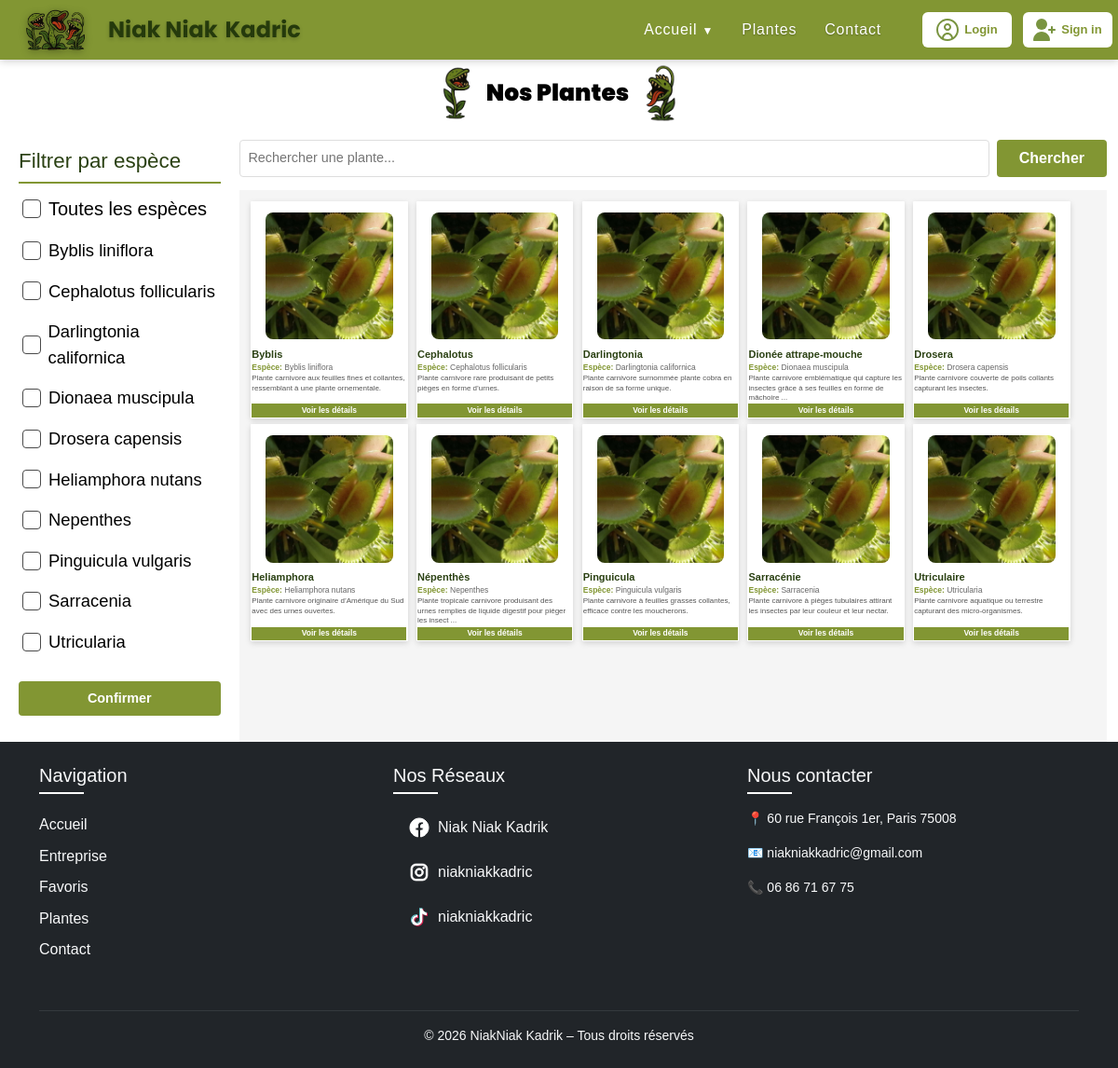
Page /index.php?controleur=plante&action=plantes on the committed database.
### tables this page shows
CREATE TABLE `plante` (
  `id` int(11) NOT NULL,
  `nom` varchar(150) NOT NULL,
  `espece` varchar(150) NOT NULL,
  `description` text,
  `methode` text,
  `image` varchar(255) DEFAULT NULL
);

CREATE TABLE `reseaux` (
  `id` int(50) NOT NULL,
  `nom` varchar(50) NOT NULL,
  `url` varchar(50) NOT NULL
);

CREATE TABLE `entreprise` (
  `id` int(11) NOT NULL,
  `tel` varchar(20) DEFAULT NULL,
  `email` varchar(150) DEFAULT NULL,
  `logo` varchar(255) DEFAULT NULL,
  `adresse` varchar(50) NOT NULL,
  `ville` varchar(50) NOT NULL,
  `postal` int(50) NOT NULL
);

### models/Database.php (called while the page is built, shortened)
<?php
class Database {
    private static $instance = null;
    private $pdo;
    private function __construct() {
        try {
            $dsn = "mysql:host=" . self::DB_HOST . ";dbname=" . self::DB_NAME . ";charset=" . self::DB_CHARSET;
            $this->pdo = new PDO($dsn, self::DB_USER, self::DB_PASS, [
                PDO::ATTR_ERRMODE => PDO::ERRMODE_EXCEPTION,
                PDO::ATTR_DEFAULT_FETCH_MODE => PDO::FETCH_ASSOC,
                PDO::ATTR_EMULATE_PREPARES => false
            ]);
        } catch (PDOException $e) {
            die("Erreur de connexion à la base de données : " . $e->getMessage());
        }
    }
    public static function getInstance() {
        if (self::$instance === null) {
            self::$instance = new self();
        }
        return self::$instance;
    }
    public function getConnection() {
        return $this->pdo;
    }
}
?>

### models/PlanteModel.php (called while the page is built, shortened)
<?php
require_once __DIR__ . '/Database.php';
class PlanteModel {
    private $db;
    public function __construct() {
        $this->db = Database::getInstance()->getConnection();
    }
    public function getAllPlantes() {
        try {
            $query = "SELECT * FROM plante ORDER BY nom ASC";
            $stmt = $this->db->prepare($query);
            $stmt->execute();
            return $stmt->fetchAll();
        } catch (PDOException $e) {
            error_log("Erreur lors de la récupération des plantes : " . $e->getMessage());
            return [];
        }
    }
}
?>

### views/plante/plantes.php (the view, shortened to what this page needs)
<!DOCTYPE html>
<html lang="en">
<head>
    <link rel="stylesheet" href="./public/css/style.css?v=<?php echo time(); ?>">
    <link rel="stylesheet" href="./public/css/plantes.css?v=<?php echo time(); ?>">
</head>
<body>
<?php include __DIR__ . '/../layout/header.php'; ?>
<section class="grid4">
    <div class="block" id="titre-plante" style="background: #ffffff !important; color: #000000 !important; display: flex !important; align-items: center !important; justify-content: center !important;">
        <img src="./public/image/plante1.png" alt="Plante" style="height: 60px; width: auto; margin-right: 15px;">
        <h1 style="color: #000000 !important; font-weight: 900 !important; margin: 0;">Nos Plantes</h1>
        <img src="./public/image/plante3.png" alt="Plante" style="height: 4rem; width: auto; margin-left: 1rem;">
    </div>
    <div class="block" id="filtre" style="padding: 0.5rem !important; overflow-y: visible; background: #fff !important; color: #000 !important;">
        <h3 style="margin: 0 0 0.5rem 0; color: #2b4113; font-size: 1.4rem; padding-bottom: 0.5rem; border-bottom: 2px solid #829633;">Filtrer par espèce</h3>
        <form method="GET" style="display: flex; flex-direction: column; gap: 0.25rem;">
            <?php
            $especes = isset($toutesLesEspeces) ? $toutesLesEspeces : array_unique(array_filter(array_map(function($p) { return $p['espece']; }, $plantes)));
            sort($especes);
            ?>
            <label class="espece-label">
                <input type="checkbox" name="espece[]" value="" class="espece-check">
                <span style="font-size: 1.25rem; color: #000; font-weight: normal;">Toutes les espèces</span>
            </label>
            <?php foreach ($especes as $espece): ?>
                <label class="espece-label">
                    <input type="checkbox" name="espece[]" value="<?= htmlspecialchars($espece) ?>" class="espece-check"
                        <?= (isset($_GET['espece']) && in_array($espece, $_GET['espece'])) ? 'checked' : '' ?>>
                    <span style="font-size: 1.15rem; color: #000; font-weight: normal;"><?= htmlspecialchars($espece) ?></span>
                </label>
            <?php endforeach; ?>
            <button type="submit" style="margin-top: 1rem; padding: 0.5rem; background: #829633; color: white; border: none; border-radius: 0.25rem; cursor: pointer; font-size: 0.9rem; font-weight: 600;">Confirmer</button>
        </form>
    </div>
    <div class="block" id="recherche" style="padding: 0 !important; background: transparent !important; color: inherit !important; display: flex !important; align-items: center !important; justify-content: center !important; width: 100% !important;">
        <form method="GET" style="width: 100%; display: flex; gap: 0.5rem;">
            <input type="text" name="search" placeholder="Rechercher une plante..." value="<?= isset($_GET['search']) ? htmlspecialchars($_GET['search']) : '' ?>" style="flex: 1; padding: 0.5rem; border: 1px solid #ddd; border-radius: 0.25rem; font-size: 0.9rem;">
            <button type="submit" style="padding: 0.5rem 1.5rem; background: #829633; color: white; border: none; border-radius: 0.25rem; cursor: pointer; font-weight: 600;">Chercher</button>
        </form>
    </div>
    <div id="plantes" style="display: flex; flex-wrap: wrap; gap: 1rem; padding: 1.5rem; background: #f5f5f5; overflow-y: auto; grid-area: plantes;">
        <?php
        if (!empty($plantes)):
        ?>
            <?php foreach ($plantes as $plante): ?>
                <div class="plante-card" style="width: calc(20% - 0.8rem); flex-basis: calc(20% - 0.8rem); flex-shrink: 0; flex-grow: 0; min-height: 22.4%; background: white; box-shadow: 0 2px 6px rgba(0,0,0,0.15); border-radius: 0.5rem; overflow: hidden; display: flex; flex-direction: column;">
                    <div style="padding: 0.75rem 1rem 0.5rem 1rem; box-sizing: border-box;">
                        <?php if (!empty($plante['image'])): ?>
                            <img src="./public/image/carousel1/photo3.jpg" alt="<?= htmlspecialchars($plante['nom']) ?>" class="plante-image" style="width: 92%; aspect-ratio: 1; object-fit: cover; display: block; border-radius: 0.5rem; margin: 0 auto;">
                        <?php else: ?>
                            <img src="./public/image/carousel1/photo3.jpg" alt="Image non disponible" class="plante-image" style="width: 92%; aspect-ratio: 1; object-fit: cover; display: block; border-radius: 0.5rem; margin: 0 auto;">
                        <?php endif; ?>
                    </div>
                    <div class="plante-info" style="padding: 0.5rem 1rem 0.75rem 1rem; display: flex; flex-direction: column; flex: 1;">
                        <h3 class="plante-nom" style="margin: 0 0 0.5rem 0; font-size: 1.25rem; color: #2b4113;"><?= htmlspecialchars($plante['nom']) ?></h3>
                        <p class="plante-espece" style="margin: 0 0 0.5rem 0; font-size: 1rem;"><strong style="color: #829633;">Espèce:</strong> <?= htmlspecialchars($plante['espece']) ?></p>
                        <?php if (!empty($plante['description'])): ?>
                            <p class="plante-description" style="margin: 0 0 0.65rem 0; font-size: 0.95rem; line-height: 1.5; color: #555;">
                                <?= htmlspecialchars(substr($plante['description'], 0, 100)) ?>
                                <?= strlen($plante['description']) > 100 ? '...' : '' ?>
                            </p>
                        <?php endif; ?>
                        <a href="index.php?controleur=plante&action=description&id=<?= $plante['id'] ?>" class="btn-voir-details" style="display: block; padding: 0.5rem; background: #829633; color: white; text-decoration: none; text-align: center; border-radius: 0.25rem; font-size: 0.85rem; font-weight: 600; margin-top: auto;">
                            Voir les détails
                        </a>
                    </div>
                </div>
            <?php endforeach; ?>
        <?php else: ?>
            <p class="no-plantes" style="color: #666; text-align: center; padding: 2rem; width: 100%;">Aucune plante disponible pour le moment.</p>
        <?php endif; ?>
    </div>
</section>
<?php include __DIR__ . '/../layout/footer.php'; ?>
</body>
</html>

### views/layout/footer.php (shortened to what this page needs)
<!DOCTYPE html>
<html lang="en">
<head>
 <link href="https://cdn.jsdelivr.net/npm/bootstrap@5.3.2/dist/css/bootstrap.min.css" rel="stylesheet">
  <link rel="stylesheet" href="public/css/style.css">
</head>
<body>
<?php
require_once __DIR__ . '/../../models/Database.php';
$db = Database::getInstance();
$pdo = $db->getConnection();
$stmt = $pdo->query("SELECT * FROM entreprise WHERE id = 1");
$entreprise = $stmt->fetch();
$stmtReseaux = $pdo->query("SELECT * FROM reseaux ORDER BY id");
$reseaux = $stmtReseaux->fetchAll();
?>
<footer class="bg-dark text-light mt-0">
  <div class="container py-4">
    <div class="row">
      <div class="col-md-4 mb-3">
        <h5>Navigation</h5>
        <ul class="list-unstyled">
          <li><a href="index.php" class="text-light text-decoration-none nav-footer-link">Accueil</a></li>
          <li><a href="./views/presentation/entreprise.php" class="text-light text-decoration-none nav-footer-link">Entreprise</a></li>
          <li><a href="./views/presentation/favoris.php" class="text-light text-decoration-none nav-footer-link">Favoris</a></li>
          <li><a href="index.php?controleur=plante&action=plantes" class="text-light text-decoration-none nav-footer-link">Plantes</a></li>
          <li><a href="#" class="text-light text-decoration-none nav-footer-link">Contact</a></li>
        </ul>
      </div>
      <div class="col-md-4 mb-3">
        <h5 class="mb-3">Nos Réseaux</h5>
        <div class="d-flex flex-column gap-2">
          <?php
          $icones = [
            'icons8-facebook.svg',
            'icons8-instagram.svg',
            'icons8-tiktok.svg'
          ];
          foreach ($reseaux as $index => $reseau):
          ?>
            <a href="<?php echo htmlspecialchars($reseau['url']); ?>" target="_blank" class="text-light text-decoration-none d-flex align-items-center gap-2 py-2 px-3 rounded hover-social" style="transition: all 0.3s ease;">
              <img style="width: 1.5rem; height: 1.5rem;" src="public/image/reseaux/<?php echo $icones[$index]; ?>" alt="<?php echo htmlspecialchars($reseau['nom']); ?>">
              <span><?php echo htmlspecialchars($reseau['nom']); ?></span>
            </a>
          <?php endforeach; ?>
        </div>
      </div>
      <div class="col-md-4 mb-3">
        <h5>Nous contacter</h5>
        <?php if ($entreprise): ?>
          <p class="small mb-3">📍 <?php echo trim(htmlspecialchars($entreprise['adresse'])) . ', ' . htmlspecialchars($entreprise['ville']) . ' ' . htmlspecialchars($entreprise['postal']); ?></p>
          <p class="small mb-3">📧 <?php echo htmlspecialchars($entreprise['email']); ?></p>
          <p class="small">📞 <?php echo htmlspecialchars($entreprise['tel']); ?></p>
        <?php else: ?>
          <p class="small mb-3">📍 Informations non disponibles</p>
          <p class="small mb-3">📧 Informations non disponibles</p>
          <p class="small">📞 Informations non disponibles</p>
        <?php endif; ?>
      </div>
    </div>
    <hr class="border-secondary">
    <div class="text-center small">
      © 2026 NiakNiak Kadrik – Tous droits réservés
    </div>
  </div>
</footer>
</body>
</html>

### public/css/style.css (style rules this page uses)
html { height: 100%; }
body { margin: 0; padding-top: 4rem; font-family: Arial, sans-serif; min-height: 100vh; display: flex; flex-direction: column; }

### public/css/plantes.css (style rules this page uses)
.grid4 { display: grid; height: calc(100% - 5%); width: 100%; grid-template-columns: 20% 80%; grid-template-rows: 10% 5% 85%; grid-template-areas: "titre-plante titre-plante" "filtre recherche" "filtre plantes"; gap: 1% 1%; padding: 0 1% 0 1%; box-sizing: border-box; margin-bottom: 1%; margin-top: 0; }
#titre-plante { grid-area: titre-plante; }
#filtre { grid-area: filtre; }
#recherche { grid-area: recherche; }
#plantes { grid-area: plantes; }
:root { --main-radius:0.5rem; --main-padding:0.5rem; }
.block { background:#565656; border-radius: var(--main-radius); padding: var(--main-padding); color: white; }
#titre-plante.block { background: #ffffff !important; color: #000000 !important; }
#titre-plante { display: flex; align-items: center; justify-content: center; background: #ffffff !important; }
#titre-plante h1 { font-size: 156.25%; font-weight: 700; color: #000000 !important; margin: 0; font-family: 'Poppins', sans-serif; }
#plantes { background: #f5f5f5 !important; padding: 1.25% !important; overflow-y: auto !important; display: flex !important; flex-wrap: wrap !important; gap: 1% !important; align-content: flex-start !important; }
div.plante-card { width: calc(20% - 1%) !important; min-width: 11.25% !important; background-color: white !important; border: 0.125% solid #ddd !important; border-radius: 0.5% !important; overflow: hidden !important; box-shadow: 0 0.125% 0.5% rgba(0,0,0,0.1) !important; display: flex !important; flex-direction: column !important; }
img.plante-image { width: 100% !important; aspect-ratio: 1 / 1 !important; height: auto !important; object-fit: cover !important; display: block !important; border-bottom: 0.125% solid #eee !important; }
div.plante-info { padding: 0.75% !important; background: white !important; display: flex !important; flex-direction: column !important; flex-grow: 1 !important; }
h3.plante-nom { font-size: 68.75% !important; font-weight: bold !important; color: #2b4113 !important; margin: 0 0 0.5% 0 !important; }
p.plante-espece { font-size: 53.125% !important; color: #666 !important; margin: 0 0 0.5% 0 !important; }
p.plante-espece strong { color: #829633 !important; }
p.plante-description { font-size: 50% !important; color: #555 !important; line-height: 1.3 !important; margin: 0 0 0.625% 0 !important; }
a.btn-voir-details { display: block !important; width: 100% !important; padding: 0.5% 0 !important; background: #829633 !important; color: white !important; text-decoration: none !important; text-align: center !important; border-radius: 0.25% !important; font-size: 53.125% !important; font-weight: 600 !important; box-sizing: border-box !important; margin-top: auto !important; }
@media (max-width: 1680px) { .grid4 { margin-top: 0; } }
@media (max-width: 1600px) { .grid4 { margin-top: 0; } }
@media (max-width: 1400px) { .grid4 { grid-template-columns: 0.22fr 1fr; margin-top: 0; } }
@media (max-width: 1200px) { .grid4 { grid-template-columns: 0.25fr 1fr; gap: 1rem 0.8rem; margin-top: 0; } }

### views/plante/plantes.php (style rules this page uses)
.espece-label { display: flex; align-items: center; gap: 0.5rem; cursor: pointer; color: #000; font-size: 1.2rem; margin-bottom: 0.25rem; padding: 0.25rem; border-radius: 0.25rem; transition: background-color 0.3s ease; }
.espece-check { appearance: none; -webkit-appearance: none; width: 1.25rem; height: 1.25rem; border: 1px solid #4a4a4a; border-radius: 0.25rem; position: relative; display: inline-block; vertical-align: middle; background: #fff; transition: background-color 0.2s ease, border-color 0.2s ease; }

### views/layout/footer.php (style rules this page uses)
.nav-footer-link { display: inline-block; padding: 0.3rem 0; position: relative; transition: all 0.3s ease; }
.nav-footer-link::after { content: ''; position: absolute; width: 0; height: 2px; bottom: 0.25rem; left: 0; background-color: #fff; transition: width 0.3s ease; }
footer h5 { position: relative; padding-bottom: 0.5rem; margin-bottom: 1rem; }
footer h5::after { content: ''; position: absolute; bottom: 0; left: 0; width: 3rem; height: 2px; background-color: #fff; }

### rows in the picture
plante: nom "Byblis", espece "Byblis liniflora", description "Plante carnivore aux feuilles fines et collantes, ressemblant à une plante ornementale."
plante: nom "Cephalotus", espece "Cephalotus follicularis", description "Plante carnivore rare produisant de petits pièges en forme d’urnes."
plante: nom "Darlingtonia", espece "Darlingtonia californica", description "Plante carnivore surnommée plante cobra en raison de sa forme unique."
plante: nom "Dionée attrape-mouche", espece "Dionaea muscipula", description "Plante carnivore emblématique qui capture les insectes grâce à ses feuilles en forme de mâchoire"
plante: nom "Drosera", espece "Drosera capensis", description "Plante carnivore couverte de poils collants capturant les insectes."
plante: nom "Heliamphora", espece "Heliamphora nutans", description "Plante carnivore originaire d’Amérique du Sud avec des urnes ouvertes."
plante: nom "Népenthès", espece "Nepenthes", description "Plante tropicale carnivore produisant des urnes remplies de liquide digestif pour piéger les insect"
plante: nom "Pinguicula", espece "Pinguicula vulgaris", description "Plante carnivore à feuilles grasses collantes, efficace contre les moucherons."
plante: nom "Sarracénie", espece "Sarracenia", description "Plante carnivore à pièges tubulaires attirant les insectes par leur couleur et leur nectar."
plante: nom "Utriculaire", espece "Utricularia", description "Plante carnivore aquatique ou terrestre capturant des micro-organismes."
reseaux: shows a picture, nom "Niak Niak Kadrik"
reseaux: shows a picture, nom "niakniakkadric"
reseaux: shows a picture, nom "niakniakkadric"
entreprise: adresse "60 rue François 1er", ville "Paris", postal "75008", email "niakniakkadric@gmail.com", tel "06 86 71 67 75"

### other values in the picture
$espece "Byblis liniflora"
$espece "Cephalotus follicularis"
$espece "Darlingtonia californica"
$espece "Dionaea muscipula"
$espece "Drosera capensis"
$espece "Heliamphora nutans"
$espece "Nepenthes"
$espece "Pinguicula vulgaris"
$espece "Sarracenia"
$espece "Utricularia"
